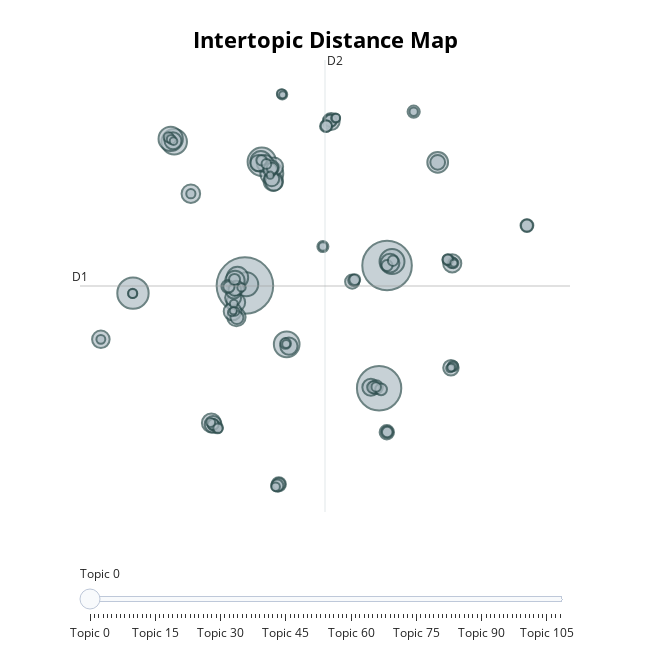

Notebook code for this chart:
### Code cell
# Visualize intertopic distance
topic_model.visualize_topics()
